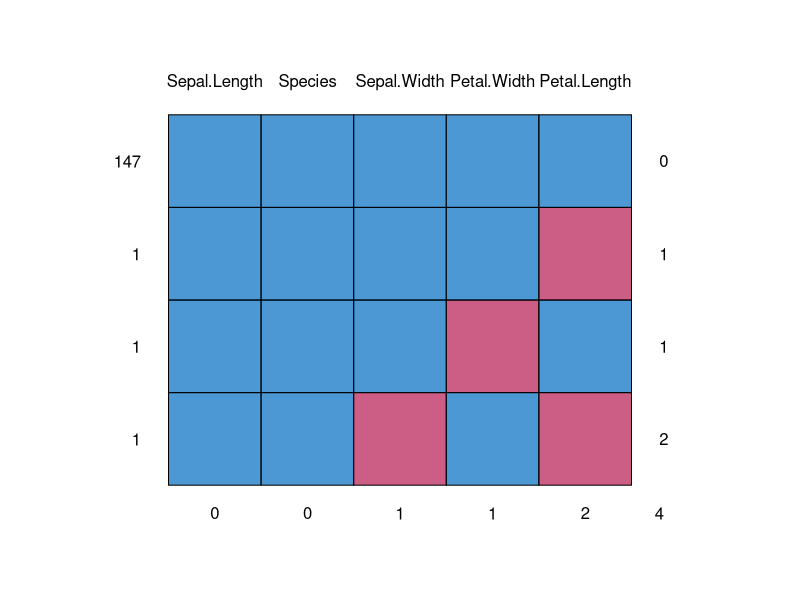
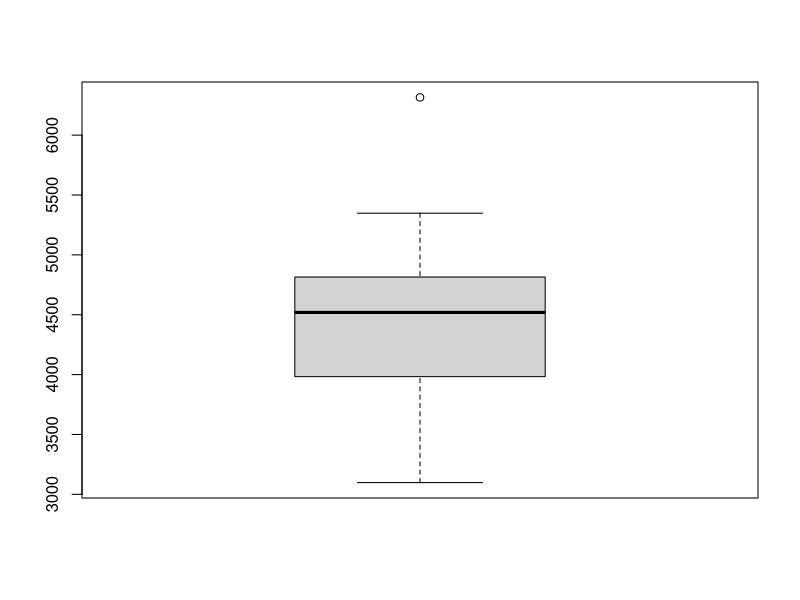

These charts were generated, in order, by the following R code:
####데이터 전처리####

# 분석을 위한 데이터셋 확보했다.
# 하지만 결측값, 이상치, 오입력 등 문제 많음
# 데이터셋 정제를 전처리라고 함
# 분석보다 보통 오래 걸린다.
# 전처리능력이 효율성을 위해 중요

#### 결측값(missing value) ####

# 결측값: 데이터셋에서 입력이 누락된 값
# NA 로 표시
# NA 포함된 경우 연산에 문제

# 벡터에서의 NA
x <- c(1,2,3,NA,5,6,7,8)
sum(x)
sum(x, na.rm=T)  # 결측값 제외하고 연산
sum(is.na(x)) # 결측값 포함 개수 확인
x[is.na(x)] <- 0  # NA를 0으로 치환

# 2차원에서의 NA
x <- iris
x[1,2] <- NA; x[1,3] <- NA
x[2,3] <- NA; x[3,4] <- NA
head(x)

#결측값 세기
col_na <- function(y) {
  return(sum(is.na(y)))
}
# sapply 사용 (벡터형태로 칼럼별 함수값 반환)
na_count <- sapply(x, FUN=col_na)
na_count

#결측값(이 포함된 row) 제외한 dataset 생성
x[!complete.cases(x),]
complete.x <- x[complete.cases(x),]

# 결측값을 적당한 값으로 추정해 치환
x <- iris
x[1,2] <- NA; x[1,3] <- NA
x[2,3] <- NA; x[3,4] <- NA
head(x)

install.packages("mice")
library(mice)
md.pattern(x)
result <- mice(x, m=5, maxits= 50,
               method = "pmm", seed = 500)
impute_x <- complete(result, 2)
head(x)
head(impute_x)
head(iris)


#### 이상치(outlier) ####
# 정상 범위 밖에 있는 값
# 입력 실수일 수도, 실제 값일 수도
# 전체 데이터 분포 특성에 영향
# 불량찾을 때
# 사기거래 탐지 (은행거래)
# 이상치 제외할지, 포함할지 판단 필요

# 순서
# 1. 논리적으로 있을 수 없는 값이 있나? ex) 몸무게 -34kg
# 2. 상식에 벗어난 값? 신입사원 나이 127살
# 3. boxplot 활용

# 이상치 보기
st <- data.frame(state.x77)
boxplot(st$Income)
boxplot.stats(st$Income)$out

# 이상치를 NA처리한 후 NA 포함 행 제거
out.val <- boxplot.stats(st$Income)$out
st$Income[st$Income %in% out.val] = NA
st$Income
newdata <- st[complete.cases(st), ]


#### 정렬(sort, order, rank) ####

order(iris$Sepal.Length)
sort(iris$Sepal.Length) # 오름차순
sort(iris$Sepal.Length, # 내림차순
     decreasing = T)
iris[order(iris$Sepal.Length, decreasing = F),]
iris[order(iris$Species, iris$Sepal.Length),]

# order: 정렬 시 순서값
# rank: 현재 값의 순위
a <- sample(1:50, 10)
a[9] <- NA
sort(a)
rank(a)
order(a)
rank(a, na.last=NA) # NA값 제거 (F, keep, NA)
order(a, na.last = "NA") # NA값 제거 (T, F, NA)


#### 분리(split), 선택(subset) ####
# split: 주어진 기준에 따라 여러 개로 분리
sp <- split(iris, iris$Species)
sp   # list형태

summary(sp)
class(sp)  # 데이터 특성 확인
sp$setosa

# subset: 조건에 맞는 행(row) 추출
subset(iris, Species == "setosa")
subset(iris, Sepal.Length > 5.1)
subset(iris, Sepal.Length > 5.1,
       select = c(Petal.Length, Petal.Width))
# 요것만 보겠다 하면 select = 볼 것

# which 조건에 맞는 값의 인덱스
x <- sample(1:10, 7)
x
which(x>5) # 조건에 맞는 값의 "인덱스" 산출
which(iris$Species=="setosa")
which.max(iris$Sepal.Length)
which.min(iris$Sepal.Length)


#### 샘플링(sampling) ####
# 데이터 일부를 임의 추출(비복원 추출)
x <- 1:100
y <- sample(x, size = 10, replace = F)
# replace 생략 가능

# iris에서 50개 행 임의추출
iris.sample.index <- sample(nrow(iris), 50)
iris.sample <- iris[iris.sample.index,]
head(iris.sample)

# combination
combn(5,3) # 5개 중 3개 뽑는 조합
x = c("red", "green", "blue", "black", "white")
com <- combn(x, 2)
com
for(i in 1:ncol(com)) {
  cat(com[,i], "\n")
}

#### 데이터 요약(aggregate) ####
# 2차원 데이터를 기준변수(칼럼)에 따라 집계
# iris 품종별 꽃잎/꽃받침 폭/길이 평균
agg <- aggregate(iris[,1:4],
                 by=list(iris$Species),
                 FUN = mean)
agg

letters[c(1:4)]

#### 데이터 병합(merge) ####
# 공통 칼럼 매개로 2개의 2차원 배열을 병합
x <- data.frame(name=letters[c(1:3)],
                math = c(90,80,40))
y <- data.frame(name=letters[c(1:4)],
                math = c(80,70,50,50))
merge(x,y, by=c("name"))
merge(x,y, by=c("name"), all.x = T)
merge(x,y, by=c("name"), all.y = T) # 결측값
merge(x,y, by=c("name"), all = T) # 결측값

# 칼럼 이름 다른 경우
x <- data.frame(name=letters[c(1:3)],
                math = c(90,80,40))
y <- data.frame(nickname=letters[c(1:4)],
                math = c(80,70,50,50))
merge(x,y,
      by.x=c("name"),
      by.y = c("nickname"))


